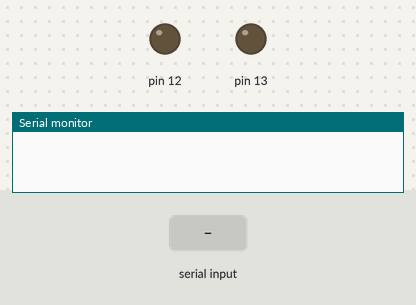
Simulated run of this sketch. Board: Arduino Uno, built with avr-gcc and run on an emulated ATmega328P. Shown: output pins drawn as LEDs (lit = HIGH), the last lines printed to the serial monitor. Inputs (shaded band) come from the test bench.

Above: at 1.2 s.
1.3 s: "prender" received over Serial
At 3.5 s:
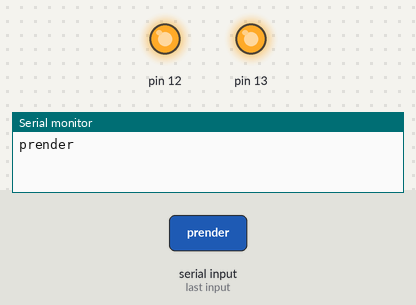
3.8 s: "apagar" received over Serial
At 5.4 s:
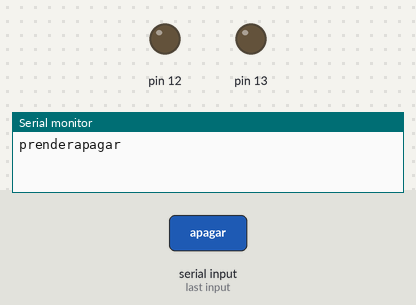
Timing chart, 0 to 6.9 s (numbered marks = the images above; inputs shaded):
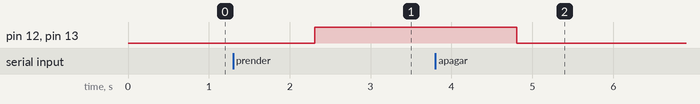

The sketch:

BT_AppVoz_Leds.ino
```cpp
/*Código simple para la comunicación por voz y BT
*/
char C;
String voice;

void setup() {
Serial.begin(9600);
pinMode(13,OUTPUT);
pinMode(12,OUTPUT);

}

void loop() {
  if(Serial.available()>0);
  {
  voice=Serial.readString();
  Serial.print(voice);
  if(voice=="prender")
  {
    digitalWrite(13,HIGH);
    digitalWrite(12,HIGH);
  }
  else if(voice=="apagar"){
   digitalWrite(13,LOW);
    digitalWrite(12,LOW);
  }

}
}
```

Measured:
- after the input at 1.3 s, pin 12, pin 13: LOW → HIGH after 1.0 s
- after the input at 3.8 s, pin 12, pin 13: HIGH → LOW after 1.0 s
